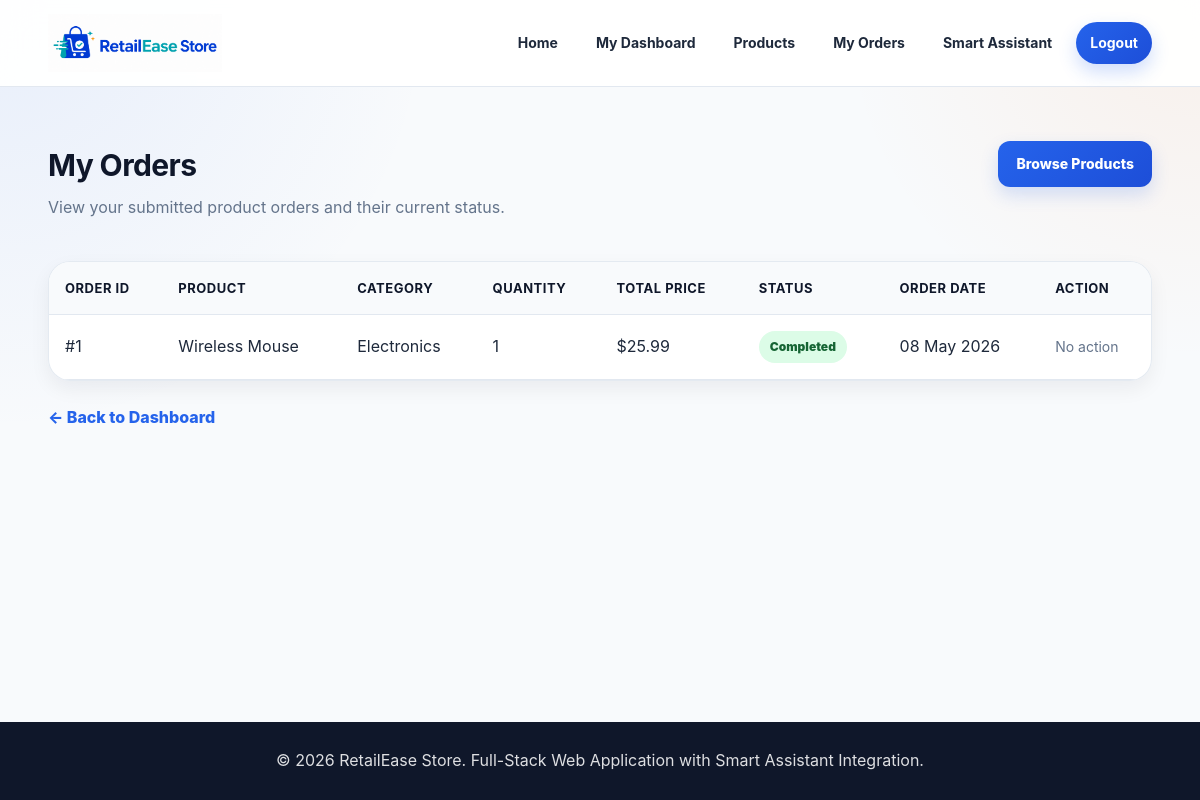
The app's page /user/my_orders.php (signed in) with its own data.
### tables this page shows
CREATE TABLE `orders` (
  `id` int(11) NOT NULL,
  `user_id` int(11) NOT NULL,
  `product_id` int(11) NOT NULL,
  `quantity` int(11) NOT NULL,
  `total_price` decimal(10,2) NOT NULL,
  `status` enum('pending','approved','rejected','completed') NOT NULL DEFAULT 'pending',
  `order_note` text DEFAULT NULL,
  `created_at` timestamp NOT NULL DEFAULT current_timestamp(),
  `updated_at` timestamp NOT NULL DEFAULT current_timestamp() ON UPDATE current_timestamp()
);

CREATE TABLE `products` (
  `id` int(11) NOT NULL,
  `name` varchar(150) NOT NULL,
  `description` text NOT NULL,
  `category` varchar(100) NOT NULL,
  `price` decimal(10,2) NOT NULL,
  `stock` int(11) NOT NULL DEFAULT 0,
  `image` varchar(255) DEFAULT NULL,
  `status` enum('active','inactive') NOT NULL DEFAULT 'active',
  `created_by` int(11) DEFAULT NULL,
  `updated_by` int(11) DEFAULT NULL,
  `created_at` timestamp NOT NULL DEFAULT current_timestamp(),
  `updated_at` timestamp NOT NULL DEFAULT current_timestamp() ON UPDATE current_timestamp()
);

### user/my_orders.php (the view, shortened to what this page needs)
<?php
require_once '../config/database.php';
$userId = $_SESSION['user_id'];
$stmt = $pdo->prepare("
    SELECT orders.*, products.name AS product_name, products.category
    FROM orders
    INNER JOIN products ON orders.product_id = products.id
    WHERE orders.user_id = ?
    ORDER BY orders.created_at DESC
");
$stmt->execute([$userId]);
$orders = $stmt->fetchAll(PDO::FETCH_ASSOC);
?>
<?php include '../includes/header.php'; ?>
<section class="section">
    <div class="container">
        <div class="page-header">
            <div>
                <h2>My Orders</h2>
                <p>View your submitted product orders and their current status.</p>
            </div>
            <a href="products.php" class="btn">Browse Products</a>
        </div>
        <div class="table-wrapper">
            <table class="data-table">
                <thead>
                    <tr>
                        <th>Order ID</th>
                        <th>Product</th>
                        <th>Category</th>
                        <th>Quantity</th>
                        <th>Total Price</th>
                        <th>Status</th>
                        <th>Order Date</th>
                        <th>Action</th>
                    </tr>
                </thead>
                <tbody>
                    <?php if (count($orders) > 0): ?>
                        <?php foreach ($orders as $order): ?>
                            <tr>
                                <td>#<?php echo $order['id']; ?></td>
                                <td><?php echo htmlspecialchars($order['product_name']); ?></td>
                                <td><?php echo htmlspecialchars($order['category']); ?></td>
                                <td><?php echo $order['quantity']; ?></td>
                                <td>$<?php echo number_format($order['total_price'], 2); ?></td>
                                <td>
                                    <span class="badge badge-<?php echo htmlspecialchars($order['status']); ?>">
                                        <?php echo ucfirst($order['status']); ?>
                                    </span>
                                </td>
                                <td><?php echo date('d M Y', strtotime($order['created_at'])); ?></td>
                                <td>
                                    <?php if ($order['status'] === 'pending'): ?>
                                        <form method="POST" action="cancel_order.php" onsubmit="return confirm('Cancel this pending order?');">
                                            <input type="hidden" name="id" value="<?php echo $order['id']; ?>">
                                            <button type="submit" class="btn-danger-small">Cancel</button>
                                        </form>
                                    <?php else: ?>
                                        <span class="muted-text">No action</span>
                                    <?php endif; ?>
                                </td>
                            </tr>
                        <?php endforeach; ?>
                    <?php else: ?>
                        <tr>
                            <td colspan="8" class="empty-state">You have not placed any orders yet.</td>
                        </tr>
                    <?php endif; ?>
                </tbody>
            </table>
        </div>
        <div class="back-link">
            <a href="dashboard.php">← Back to Dashboard</a>
        </div>
    </div>
</section>
<?php include '../includes/footer.php'; ?>

### assets/css/style.css (style rules this page uses)
:root { --primary: #2563eb; --primary-dark: #1d4ed8; --secondary: #14b8a6; --accent: #f97316; --danger: #dc2626; --success: #16a34a; --warning: #f59e0b; --dark: #0f172a; --text: #1e293b; --muted: #64748b; --border: #e2e8f0; --soft-bg: #f8fafc; --white: #ffffff; --shadow-sm: 0 8px 20px rgba(15, 23, 42, 0.06); --shadow-md: 0 18px 45px rgba(15, 23, 42, 0.10); --radius: 18px; }
* { box-sizing: border-box; }
html { scroll-behavior: smooth; }
body { margin: 0; font-family: Inter, Segoe UI, Arial, Helvetica, sans-serif; background: radial-gradient(circle at top left, rgba(37, 99, 235, 0.08), transparent 30%), radial-gradient(circle at top right, rgba(249, 115, 22, 0.08), transparent 25%), var(--soft-bg); color: var(--text); line-height: 1.6; min-height: 100vh; display: flex; flex-direction: column; }
.container { width: min(1180px, 92%); margin: auto; }
a { color: inherit; }
.section { padding: 54px 0; }
.section h2 { font-size: 30px; margin: 0 0 12px; letter-spacing: -0.6px; color: var(--dark); }
.section p { color: var(--muted); }
.card, .dashboard-card, .product-card, .assistant-card, .assistant-response, .empty-card, .form-box, .details-card, .table-wrapper, .filter-form { background: rgba(255, 255, 255, 0.95); border: 1px solid rgba(226, 232, 240, 0.9); box-shadow: var(--shadow-sm); }
button, .btn { background: linear-gradient(135deg, var(--primary), var(--primary-dark)); color: #ffffff; border: none; padding: 12px 18px; border-radius: 12px; cursor: pointer; text-decoration: none; display: inline-flex; align-items: center; justify-content: center; gap: 8px; font-weight: 800; font-size: 14px; transition: 0.2s ease; box-shadow: 0 8px 18px rgba(37, 99, 235, 0.18); }
.form-link a, .back-link a { color: var(--primary); font-weight: 800; text-decoration: none; }
.page-header { display: flex; align-items: flex-start; justify-content: space-between; gap: 22px; margin-bottom: 24px; }
.page-header h2 { margin-bottom: 6px; }
.page-header p { margin-top: 0; }
.table-wrapper { overflow-x: auto; border-radius: 22px; }
.data-table { width: 100%; border-collapse: collapse; min-width: 850px; }
.data-table th, .data-table td { padding: 16px; border-bottom: 1px solid var(--border); text-align: left; vertical-align: middle; }
.data-table th { background: #f8fafc; color: var(--dark); font-size: 13px; text-transform: uppercase; letter-spacing: 0.04em; }
.badge { display: inline-flex; align-items: center; justify-content: center; padding: 6px 11px; border-radius: 999px; font-size: 12px; font-weight: 900; white-space: nowrap; }
.badge-success, .badge-completed { background: #dcfce7; color: #166534; }
.muted-text { color: var(--muted); font-size: 14px; }
.back-link { margin-top: 24px; }

### records on screen
orders: id "1", product.name "Wireless Mouse", product.category "Electronics", quantity "1", total_price "25.99", status "Completed", created_at "08 May 2026", shows "No action"
